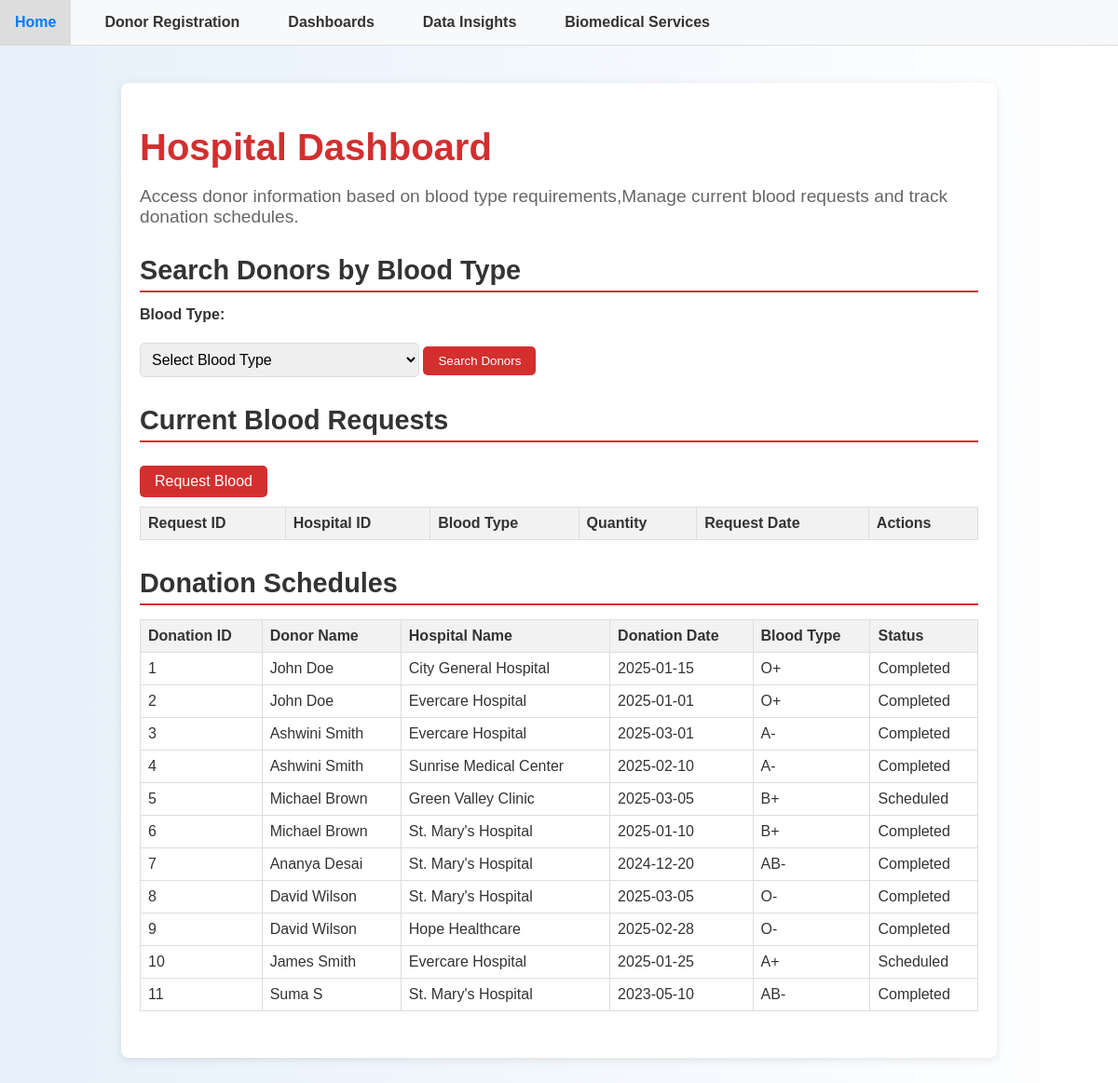
Before: /hospital with the older database file.
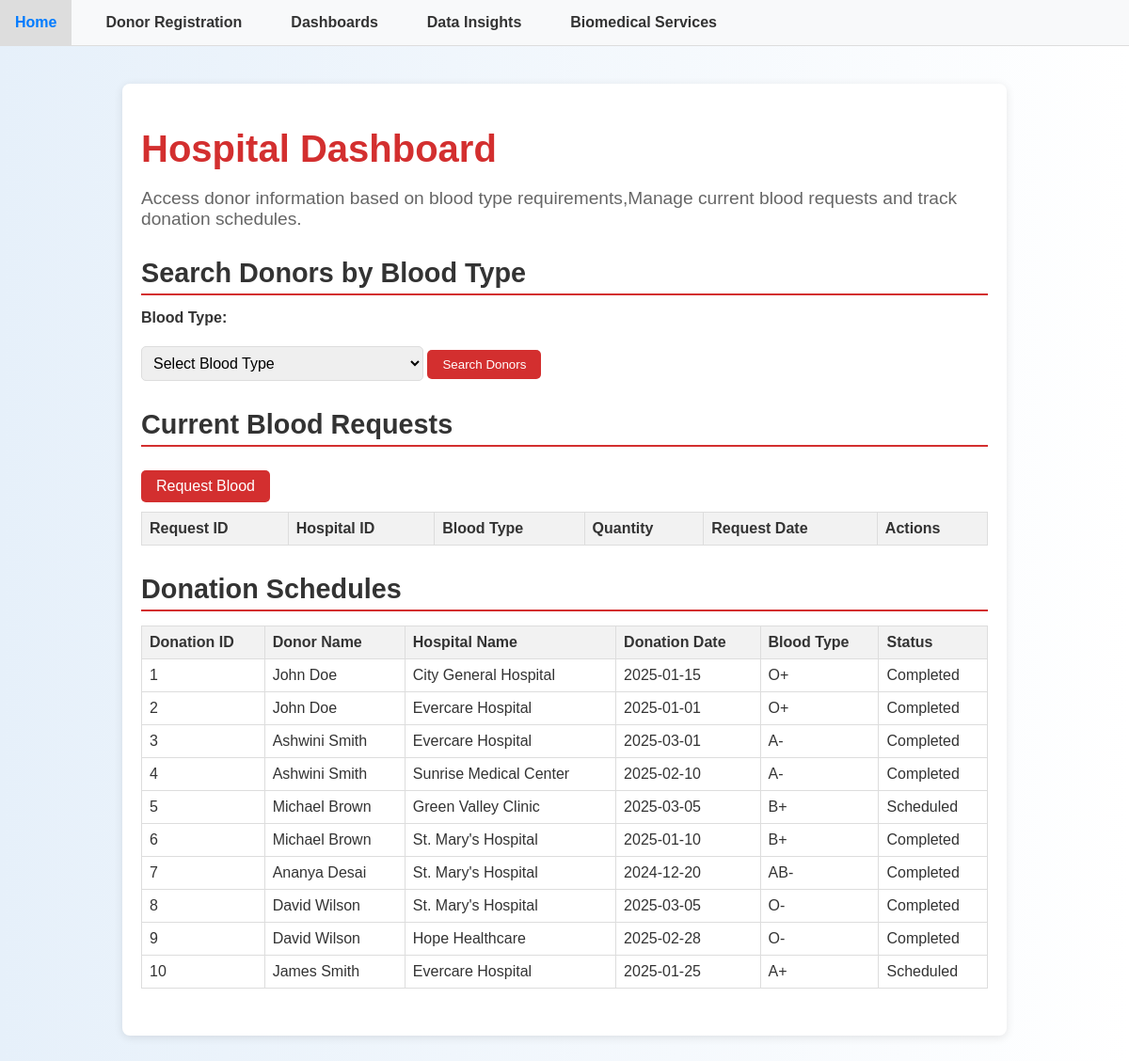
After: the same page with the newer database file.
### tables this page shows
CREATE TABLE Donations (
    DonationID INTEGER PRIMARY KEY AUTOINCREMENT,
    DonorID INTEGER NOT NULL,
    HospitalID INTEGER NOT NULL,
    DonationDate DATE NOT NULL,
    BloodType TEXT NOT NULL,
    Status TEXT NOT NULL CHECK (Status IN ('Completed', 'Scheduled')),
    FOREIGN KEY (DonorID) REFERENCES Donors(DonorID) ON DELETE CASCADE,
    FOREIGN KEY (HospitalID) REFERENCES Hospitals(HospitalID) ON DELETE CASCADE
);

CREATE TABLE Donors (
    DonorID INTEGER PRIMARY KEY AUTOINCREMENT,
    Name TEXT NOT NULL,
    DateOfBirth DATE NOT NULL,
    BloodType TEXT NOT NULL CHECK (BloodType IN ('A+', 'A-', 'B+', 'B-', 'AB+', 'AB-', 'O+', 'O-')),
    ContactInfo TEXT NOT NULL,
    Email TEXT UNIQUE NOT NULL,
    LastDonationDate DATE
);

CREATE TABLE Hospitals (
    HospitalID INTEGER PRIMARY KEY AUTOINCREMENT,
    Name TEXT NOT NULL,
    Location TEXT NOT NULL,
    ContactInfo TEXT NOT NULL,
    HospitalType TEXT NOT NULL CHECK (HospitalType IN ('Public', 'Private', 'Military', 'Other'))
);

### app.py (the view)
@app.route('/hospital', methods=['GET', 'POST'])
def hospital_dashboard():
    logging.debug(f"Request method: {request.method}, Query params: {request.args}, Session before: {dict(session)}")
    conn = get_db()
    hospitals = conn.execute('SELECT * FROM Hospitals').fetchall()
    blood_requests = conn.execute('SELECT * FROM BloodRequests').fetchall()
    donations = conn.execute('''
        SELECT Donations.*, Donors.Name AS DonorName, Hospitals.Name AS HospitalName
        FROM Donations
        JOIN Donors ON Donations.DonorID = Donors.DonorID
        JOIN Hospitals ON Donations.HospitalID = Hospitals.HospitalID
    ''').fetchall()
    donors = []
    searched_blood_type = None
    if request.method == 'POST':
        blood_type = request.form['blood_type']
        donors = conn.execute('''
            SELECT Donors.*, DonationEligibility.EligibilityStatus
            FROM Donors
            LEFT JOIN DonationEligibility ON Donors.DonorID = DonationEligibility.DonorID
            WHERE Donors.BloodType = ?
        ''', (blood_type,)).fetchall()
        searched_blood_type = blood_type
        success = session.get('success_message', None)
    else:
        success = session.pop('success_message', None)
    logging.debug(f"Rendering hospital_dashboard with success message: {success}, Session after: {dict(session)}")
    return render_template('hospital_dashboard.html', hospitals=hospitals, blood_requests=blood_requests,
                           donations=donations, donors=donors, searched_blood_type=searched_blood_type, success=success)

### app.py (called while the page is built)
def get_db():
    conn = sqlite3.connect('database.db')
    conn.row_factory = sqlite3.Row
    return conn

### templates/hospital_dashboard.html (shortened to what this page needs)
{% extends "layout.html" %}
{% block content %}
<div class="container">
    <h1>Hospital Dashboard</h1>
    <p class="subtitle">Access donor information based on blood type requirements,Manage current blood requests and track donation schedules.</p>
    <section class="donor-search">
        <h2>Search Donors by Blood Type</h2>
        <form method="POST" action="{{ url_for('search_donors_by_blood_type') }}">
            <label for="blood_type">Blood Type:</label>
            <select name="blood_type" id="blood_type" required>
                <option value="" disabled selected>Select Blood Type</option>
            </select>
            <button type="submit" class="btn">Search Donors</button>
        </form>
    </section>
    <section class="blood-requests">
        <h2>Current Blood Requests</h2>
        <a href="{{ url_for('request_blood') }}" class="btn">Request Blood</a>
        <table>
            <tr>
                <th>Request ID</th>
                <th>Hospital ID</th>
                <th>Blood Type</th>
                <th>Quantity</th>
                <th>Request Date</th>
                <th>Actions</th>
            </tr>
        </table>
    </section>
    <section class="donation-schedules">
        <h2>Donation Schedules</h2>
        <table>
            <tr>
                <th>Donation ID</th>
                <th>Donor Name</th>
                <th>Hospital Name</th>
                <th>Donation Date</th>
                <th>Blood Type</th>
                <th>Status</th>
            </tr>
            {% for donation in donations %}
            <tr>
                <td>{{ donation['DonationID'] }}</td>
                <td>{{ donation['DonorName'] }}</td>
                <td>{{ donation['HospitalName'] }}</td>
                <td>{{ donation['DonationDate'] }}</td>
                <td>{{ donation['BloodType'] }}</td>
                <td>{{ donation['Status'] }}</td>
            </tr>
            {% endfor %}
        </table>
    </section>
{% endblock %}

Changed rows visible on the page:
removed Donations: DonationID "11", DonorName "Suma S", HospitalName "St. Mary's Hospital", DonationDate "2023-05-10", BloodType "AB-", Status "Completed"
